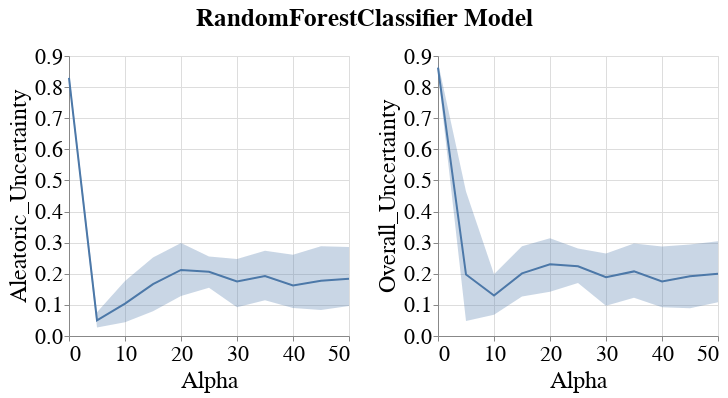

Write notebook code for a chart like this one.
### Code cell
visualizer.create_subgroup_metrics_line_band_plot(model_name=MODEL_NAMES[0],
                                                  subgroup_metrics=['Aleatoric_Uncertainty', 'Overall_Uncertainty'],
                                                  subgroup='sex_dis')
